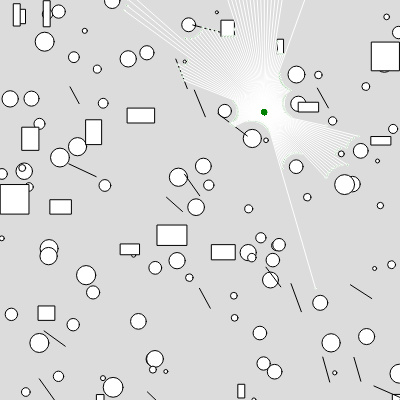
Frame 1 (no input)
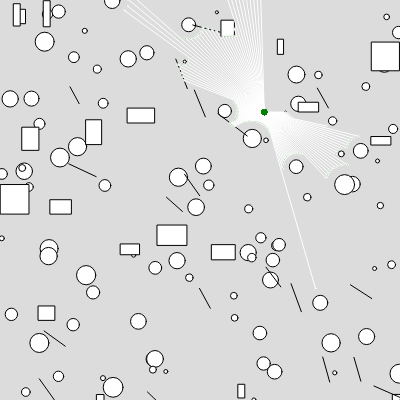
Frame 60 (no input)
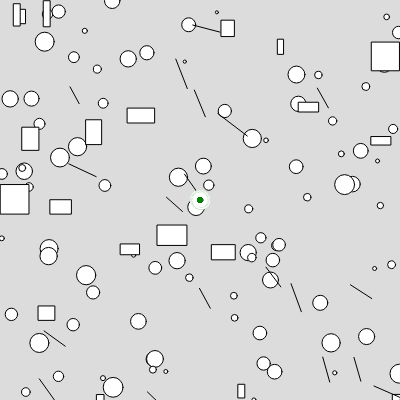
Frame 120 (the mouse pressed at the canvas centre since frame 60)

The p5.js sketch that drew these frames (run headless with seeded random() and noise() and a simulated clock; from frame 60 on, the mouse is pressed at the canvas centre):

// p5.js sketch
// ── sketch.js
let circleObj = { x: 0, y: 0, r: 10 }
let squareObj = { x1:0, y1: 0, x2: 0, y2: 0}
let lineObj = { x1:0, y1: 0, x2: 0, y2: 0}
let circles = []
let squares = []
let lines = []
let rayStart = {x:0,y:0}
let ray = new rayMarching(200, 200, 0);
let rayPos = new rayMarching(200, 200, 0);

let rays = []
let steps = 200
let slider = null

function setup() {
  createCanvas(400, 400);
  rayStart.x = random(50, 350); rayStart.y = random(50, 350)

  //add corresponding shape to its array
  for (let i = 0; i < 90; i++) {
    circles.push(...[{circleObj}])
  }
  for (let i = 0; i < 20; i++) {

    squares.push(...[{squareObj}])
  }
  for (let i = 0; i < 20; i++) {

    lines.push(...[{lineObj}])
  }
  print(lines)

  // set circles to random positions
  for (let i = 0; i < circles.length; i++) {
    const element = circles[i];
    element.r = random(3, 20);
    element.x = random(0, 400);
    element.y = random(0, 400);
  }
  //set squares to random positions and length
  for (let i = 0; i < squares.length; i++) {
    const element = squares[i];
    element.x1 = random(0, 400);
    element.y1 = random(0, 400);
    element.x2 = element.x1 + random(5, 30);
    element.y2 = element.y1 + random(5,30);
  }
  //do the same as the square method but for the line array
  for (let i = 0; i < lines.length; i++) {
    const element = lines[i];
    element.x1 = random(0, 400);
    element.y1 = random(0, 400);
    element.x2 = element.x1 + random(5, 30);
    element.y2 = element.y1 + random(5,30);
  }
  //start new ray marching adn rotate it around the light source
  for (let i = 0; i < steps; i++) {
    ray = new rayMarching(rayStart.x, rayStart.y, i * (360 / steps))
    let rayDone = ray.startTracing(circles, squares, lines)
    rays.push(rayDone)
    
  }
  //create the restart and stop buttons
  createButtons()
  
  // create slider
  slider = createSlider(20,360*2,150,1)
  
}


function draw() {
    // print(squares)
    // print(rays)
    background(220);
    fill("white")
    //draw all circles
    for (let i = 0; i < circles.length; i++) {
      stroke("black")
      const element = circles[i];
      circle(element.x, element.y, element.r)
    }

    //draw all squares
    for (let i = 0; i < squares.length; i++) {
      stroke("black")
      const element = squares[i];
      rectMode(CORNERS)
      rect(element.x1, element.y1, element.x2, element.y2)
    }

    //do the same as the square for loop but draw a line instead of a rectangle
    for (let i = 0; i < lines.length; i++) {
      stroke("black")
      const element = lines[i];
      line(element.x1, element.y1, element.x2, element.y2)
    }

    //draw rays
    for (let i = 0; i < steps; i++) {
      if (rays.length >= 2) {
        circle(rays[i][0].x, rays[i][0].y, 2)
        stroke("white")
        line(rays[i][1].x, rays[i][1].y, rays[i][0].x, rays[i][0].y)
        // stroke("black")
        // print(rays[i])
        
        
      }
      stroke("green")
      fill("green")
      circle(rayStart.x, rayStart.y, 5)
      stroke("white")

    }

    //be able to move the light
    if(mouseIsPressed){
      rayStart.x = mouseX; rayStart.y = mouseY
      
      
      rays = []
      for (let i = 0; i < steps; i++) {
        if(steps != slider.value()) return
        ray = new rayMarching(rayStart.x, rayStart.y, i * (360 / steps))
        // rayPos = new rayMarching(rayStart.x, rayStart.y, i * (360 / steps))
        let rayDone = ray.startTracing(circles, squares, lines)
        let rayElement = ray.startTracing(circles, squares, lines, true)
        rays.push(rayDone)
        // let newAngle = ray.bounce(rayElement);
        // ray = new rayMarching(ray.x, ray.y, ray.angle + newAngle)
        // rayDone = ray.startTracing(circles, squares, lines)
        // rays.push(rayDone)
      }
    }
    steps = slider.value();


}


function createButtons() {
  let trigger = false;
  // create stop button
  createButton("stop").mouseClicked(() => {
    //every time pressed toggle trigger
    trigger = !trigger
    if (trigger) {
      noLoop()
    } else {
      loop()
    }
  })
  createButton("restart").mouseClicked(() => {

    // restart the pos every time pressed

    rayStart.x = random(50, 350); rayStart.y = random(50, 350)

    rays = []
    for (let i = 0; i < steps; i++) {
      ray = new rayMarching(rayStart.x, rayStart.y, i * (360 / steps))
      let rayDone = ray.startTracing(circles, squares, lines)
      rays.push(rayDone)

    }
  })

}
// ── rayMarching.js
class rayMarching{
    constructor(x,y,angle){
        this.x = x
        this.y = y
        this.startX = x
        this.startY = y
        this.angle = angle
        this.r = 1
        this.done = false;
        this.elementDone = {};
        this.elementType = '';
        
        // this.#minDist = 200
    }

    // create corresponding shape
    createLine(x1,y1,x2,y2){
        let lineObj = { x1: x1, y1: y1, x2: x2, y2: y2 }
        return lineObj
    }
    createRect(x1,y1,x2,y2){
        let rectObj = { x1: x1, y1: y1, x2: x2, y2: y2 }
        return rectObj

    }
    createCircle(x, y, r){
        let circleObj = { x: x, y: y, r: r }
        return circleObj

    }


    // check the distance from a point to another point
    distance(x1, y1, x2, y2){
        let d = Math.sqrt((x1 - x2) * (x1 - x2) + (y1 - y2) * (y1 - y2));
        return d;
    }

    //check the distance from a point to a circle
    distanceDotToCircle(x1, y1, x2, y2, r1){
        return this.distance(x1, y1, x2, y2) - r1
    }


    // check the distance between rectangle and dot
    distanceDotToRectangle(x1, y1, x2, y2, xDot, yDot) {
        var dx = Math.max(x1 - xDot, 0, xDot - x2);
        var dy = Math.max(y1 - yDot, 0, yDot - y2);
        return Math.sqrt(dx * dx + dy * dy);
        
    }
    
    // check the distance between dot and line(thank to Joshua)
    distanceDotToLine(x1, y1, x2, y2, xDot, yDot){

        var A = xDot - x1;
        var B = yDot - y1;
        var C = x2 - x1;
        var D = y2 - y1;
        
        var dot = A * C + B * D;
        var len_sq = C * C + D * D;
        var param = -1;
        if (len_sq != 0) //in case of 0 length line
        param = dot / len_sq;
        
        var xx, yy;
        
        if (param < 0) {
            xx = x1;
            yy = y1;
        }
        else if (param > 1) {
            xx = x2;
            yy = y2;
        }
        else {
            xx = x1 + param * C;
            yy = y1 + param * D;
        }
        
        var dx = xDot - xx;
        var dy = yDot - yy;
        return Math.sqrt(dx * dx + dy * dy);
    }
    
    

    // start the ray marching
    startTracing(circleArray, squareArray, linesArray, returnElement){
        linesArray = linesArray || 0
        squareArray = squareArray || 0
        circleArray = circleArray || 0
        let maxDist = 10
        let SmallestDistance = maxDist
        let counter = 0
        while(!this.done){
            

            // check for the distance from every circle
            // every for loop checks for the distance for every shape and checks if its the closest if so it sets Smallest Distance variable to said distance
            for (let i = 0; i < circleArray.length; i++) {
                const element = circleArray[i];
                const d = this.distanceDotToCircle(element.x, element.y, this.x, this.y, element.r)
                if (SmallestDistance > d) {
                    SmallestDistance = d
                    this.elementType = 'circle';
                    this.elementDone = element;
                    // print(elementType)

                }
            }
            // check for distance to every rectangles
            for (let i = 0; i < squareArray.length; i++) {
                const element = squareArray[i];
                const d = this.distanceDotToRectangle(element.x1, element.y1, element.x2, element.y2, this.x, this.y)
                if (SmallestDistance > d) {
                    SmallestDistance = d
                    this.elementType = 'rectangle';
                    this.elementDone = element;
                    // print(elementDone)

                }
            }
            // check for distance to every rectangles
            for (let i = 0; i < linesArray.length; i++) {
                const element = linesArray[i];
                const d = this.distanceDotToLine(element.x1, element.y1, element.x2, element.y2, this.x, this.y);
                if (SmallestDistance > d) {
                    SmallestDistance = d
                    this.elementType = 'line';
                    this.elementDone = element;
                    // print("line")
                }
            }

            // print(elementDone)
            
            
            
            if (SmallestDistance <= 0 || SmallestDistance >= 12){
                this.done = true
            }
            // if the loop is too long and makes your game get stuck this should stop the loop
            counter++;
            
            if(counter >= 600){
                this.done = true;
            }
            
            // after checking for the closest thing to the ray it will move that distance in the angle set to it
            this.x += cos(radians(this.angle)) * SmallestDistance;
            this.y += sin(radians(this.angle)) * SmallestDistance;
            
        }
        // this.angle = this.bounce({ elementDone: this.elementDone, elementType: this.elementType })
        
        // return the pos (e.g. [0]) end and the start pos (e.g. [1])
        if(!returnElement){
            return [createVector(this.x, this.y), createVector(this.startX, this.startY)]
            
        }else{
            // print(this.elementType)
            return { elementDone: this.elementDone, elementType: this.elementType}
        }
        
        
    }

    bounce(element){
        let angle = 0
        let rayDir = createVector(cos(this.angle), sin(this.angle))
        // circleArray, squareArray, linesArray = circleArray || 0, squareArray || 0, linesArray || 0;

        // let element = this.startTracing(circleArray, squareArray, linesArray, true);
        // print(element)
        if(element.elementType == 'circle'){
            // print("circle")
            
            const m = (this.y - element.elementDone.y) / (this.x - element.elementDone.x)
            // const mNormal = -1 / m
            const x = this.x
            const y = this.y
            const b = y-m*x
            
            
            // let tangentLine = createVector()
            // tangentLine.y = m*x + b
            // tangentLine.x = (tangentLine.y - b) / m
            
            
            let normal = createVector()
            normal.y = (-1/m) * x + b
            normal.x = (normal.y - b) / (-1 / m)
            normal.normalize();
            angle = Math.acos((rayDir.dot(normal) / (rayDir.mag() * normal.mag())))
            // print("from pos to start: " + createVector(this.x, this.y))
            // print("normal: " + normal)
            // line(createVector(this.x - this.startX, this.y - this.startY))
            // print(degrees(angle))
            
            // line(this.x, this.y, createVector(element.elementDone.x, element.elementDone.y))
            // line(createVector(this.startX, this.startY), createVector(this.x,this.y))
        }
        // else if (element.elementType == 'rectangle'){
            
            // }
            else if (element.elementType == 'line'){
                // print("line")
                
            let dir = createVector(element.elementDone.x2 - element.elementDone.x1, element.elementDone.y2 - element.elementDone.y1)
            const dirMag = dir.mag()
            
            dir = createVector(dir.x / dirMag, dir.y / dirMag)
            
            let normal = createVector(-dir.y, dir.x)

            angle = Math.acos((rayDir.dot(normal) / (rayDir.mag() * normal.mag())))
            // print('line')
            // console.log(degrees(angle))
        }

        return degrees(angle)
        // else{

        // }
        
    }




}
